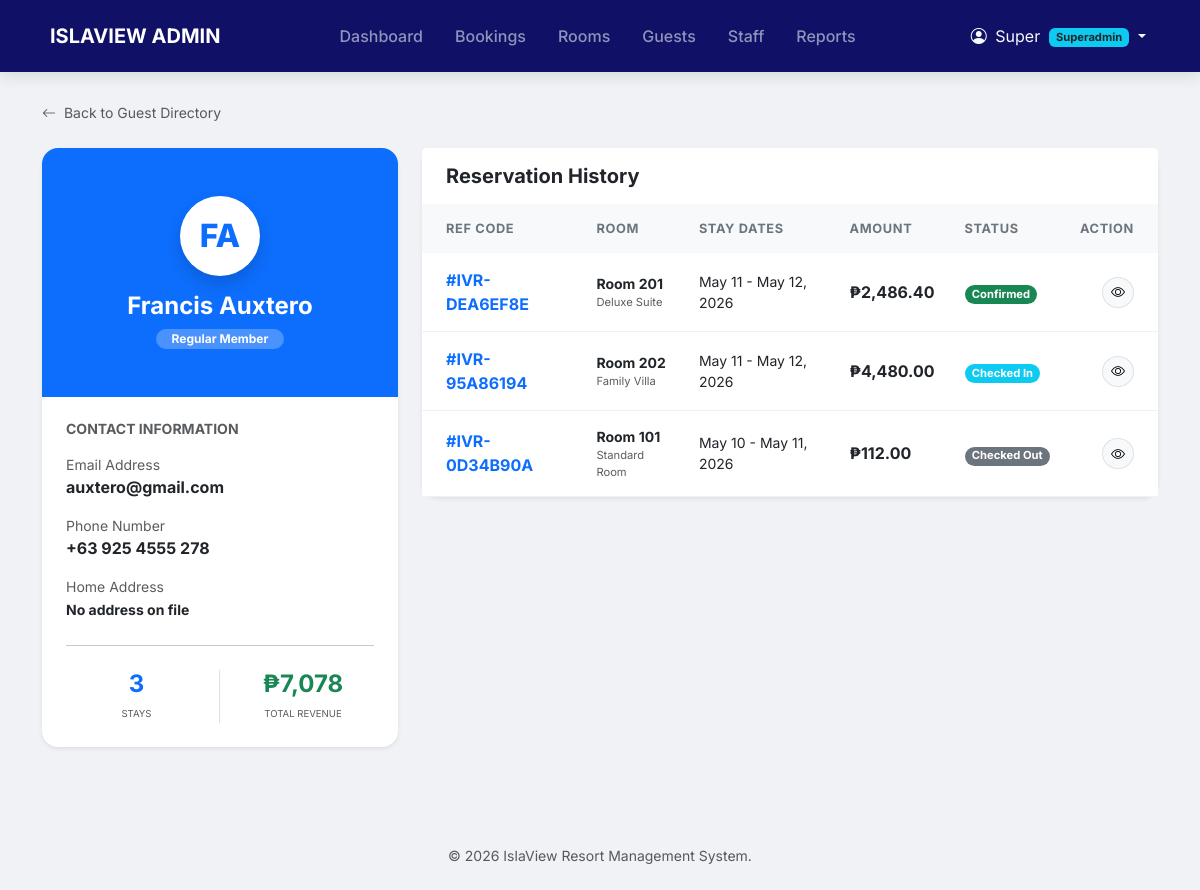
The page /admin/view_guest_history.php?id=3 (signed in) on the database its author committed.
### tables this page shows
CREATE TABLE `users` (
  `user_id` int(10) UNSIGNED NOT NULL,
  `role_id` tinyint(3) UNSIGNED NOT NULL,
  `first_name` varchar(80) NOT NULL,
  `last_name` varchar(80) NOT NULL,
  `email` varchar(191) NOT NULL,
  `phone` varchar(20) DEFAULT NULL,
  `password_hash` varchar(255) NOT NULL,
  `avatar_url` varchar(500) DEFAULT NULL,
  `is_active` tinyint(1) NOT NULL DEFAULT 1,
  `email_verified` tinyint(1) NOT NULL DEFAULT 0,
  `created_at` datetime NOT NULL DEFAULT current_timestamp(),
  `updated_at` datetime NOT NULL DEFAULT current_timestamp() ON UPDATE current_timestamp()
);

CREATE TABLE `bookings` (
  `booking_id` int(10) UNSIGNED NOT NULL,
  `reference_code` varchar(20) NOT NULL,
  `guest_id` int(10) UNSIGNED NOT NULL,
  `room_id` smallint(5) UNSIGNED NOT NULL,
  `promo_id` int(10) UNSIGNED DEFAULT NULL,
  `booked_by` int(10) UNSIGNED DEFAULT NULL,
  `check_in_date` date NOT NULL,
  `check_out_date` date NOT NULL,
  `num_adults` tinyint(3) UNSIGNED NOT NULL DEFAULT 1,
  `num_children` tinyint(3) UNSIGNED NOT NULL DEFAULT 0,
  `nights` tinyint(3) UNSIGNED NOT NULL,
  `base_amount` decimal(10,2) NOT NULL,
  `discount_amount` decimal(10,2) NOT NULL DEFAULT 0.00,
  `tax_amount` decimal(10,2) NOT NULL DEFAULT 0.00,
  `total_amount` decimal(10,2) NOT NULL,
  `status` enum('pending','confirmed','checked_in','checked_out','cancelled','no_show') NOT NULL DEFAULT 'pending',
  `booking_source` enum('online','walk_in','phone','agent') NOT NULL DEFAULT 'online',
  `special_requests` text DEFAULT NULL,
  `internal_notes` text DEFAULT NULL,
  `early_checkin` tinyint(1) NOT NULL DEFAULT 0,
  `late_checkout` tinyint(1) NOT NULL DEFAULT 0,
  `early_checkin_fee` decimal(10,2) NOT NULL DEFAULT 0.00,
  `late_checkout_fee` decimal(10,2) NOT NULL DEFAULT 0.00,
  `cancelled_at` datetime DEFAULT NULL,
  `cancel_reason` text DEFAULT NULL,
  `created_at` datetime NOT NULL DEFAULT current_timestamp(),
  `updated_at` datetime NOT NULL DEFAULT current_timestamp() ON UPDATE current_timestamp()
);

CREATE TABLE `rooms` (
  `room_id` smallint(5) UNSIGNED NOT NULL,
  `room_type_id` smallint(5) UNSIGNED NOT NULL,
  `room_number` varchar(20) NOT NULL,
  `floor_level` tinyint(4) DEFAULT NULL,
  `description` text DEFAULT NULL,
  `is_active` tinyint(1) NOT NULL DEFAULT 1
);

CREATE TABLE `room_types` (
  `room_type_id` smallint(5) UNSIGNED NOT NULL,
  `type_name` varchar(100) NOT NULL,
  `description` text DEFAULT NULL,
  `max_occupancy` tinyint(3) UNSIGNED NOT NULL DEFAULT 2,
  `base_price` decimal(10,2) NOT NULL,
  `is_active` tinyint(1) NOT NULL DEFAULT 1
);

### admin/view_guest_history.php (the view, shortened to what this page needs)
<?php include 'components/header.php'; ?>
<?php include 'components/navbar.php'; ?>
<?php
$target_user_id = mysqli_real_escape_string($conn, $_GET['id']);
$sql_profile = "SELECT u.*, g.address, g.is_vip,
                (SELECT COUNT(*) FROM bookings WHERE guest_id = g.guest_id) as total_bookings,
                (SELECT SUM(total_amount) FROM bookings WHERE guest_id = g.guest_id AND status != 'cancelled') as total_spent
                FROM users u
                LEFT JOIN guests g ON u.user_id = g.user_id
                WHERE u.user_id = '$target_user_id' AND u.role_id = 4";
$res_profile = $conn->query($sql_profile);
$profile = $res_profile->fetch_assoc();
$guest_initials = strtoupper(substr($profile['first_name'], 0, 1) . substr($profile['last_name'], 0, 1));
?>
<main class="container main-container">
    <div class="mb-4">
        <a href="guests.php" class="text-decoration-none small text-muted">
            <i class="bi bi-arrow-left me-1"></i> Back to Guest Directory
        </a>
    </div>
    <div class="row g-4">
        <div class="col-lg-4">
            <div class="card border-0 shadow-sm rounded-4 overflow-hidden mb-4">
                <div class="card-body p-0">
                    <div class="bg-primary p-5 text-center">
                        <div class="rounded-circle bg-white text-primary d-flex align-items-center justify-content-center mx-auto mb-3 shadow" style="width: 80px; height: 80px; font-size: 2rem; font-weight: 800;">
                            <?php echo $guest_initials; ?>
                        </div>
                        <h4 class="text-white fw-bold mb-1"><?php echo $profile['first_name'] . " " . $profile['last_name']; ?></h4>
                        <?php if($profile['is_vip']): ?>
                            <span class="badge bg-warning text-dark rounded-pill px-3"><i class="bi bi-gem me-1"></i> VIP GUEST</span>
                        <?php else: ?>
                            <span class="badge bg-white bg-opacity-25 text-white rounded-pill px-3">Regular Member</span>
                        <?php endif; ?>
                    </div>
                    <div class="p-4">
                        <h6 class="fw-bold text-uppercase small text-muted mb-3">Contact Information</h6>
                        <div class="mb-3">
                            <label class="small text-muted d-block">Email Address</label>
                            <span class="fw-bold"><?php echo $profile['email']; ?></span>
                        </div>
                        <div class="mb-3">
                            <label class="small text-muted d-block">Phone Number</label>
                            <span class="fw-bold"><?php echo $profile['phone'] ?: 'N/A'; ?></span>
                        </div>
                        <div class="mb-4">
                            <label class="small text-muted d-block">Home Address</label>
                            <span class="fw-bold small"><?php echo $profile['address'] ?: 'No address on file'; ?></span>
                        </div>
                        <hr class="opacity-10">
                        <div class="row text-center mt-4">
                            <div class="col-6 border-end">
                                <h4 class="fw-bold mb-0 text-primary"><?php echo $profile['total_bookings']; ?></h4>
                                <small class="text-muted text-uppercase" style="font-size: 0.6rem;">Stays</small>
                            </div>
                            <div class="col-6">
                                <h4 class="fw-bold mb-0 text-success">₱<?php echo number_format($profile['total_spent'] ?? 0, 0); ?></h4>
                                <small class="text-muted text-uppercase" style="font-size: 0.6rem;">Total Revenue</small>
                            </div>
                        </div>
                    </div>
                </div>
            </div>
        </div>
        <div class="col-lg-8">
            <div class="card border-0 shadow-sm rounded-4">
                <div class="card-header bg-white border-0 py-3 px-4">
                    <h5 class="fw-bold mb-0">Reservation History</h5>
                </div>
                <div class="card-body p-0">
                    <div class="table-responsive">
                        <table class="table table-hover align-middle mb-0">
                            <thead class="bg-light text-muted small">
                                <tr>
                                    <th class="ps-4">Ref Code</th>
                                    <th>Room</th>
                                    <th>Stay Dates</th>
                                    <th>Amount</th>
                                    <th>Status</th>
                                    <th class="pe-4 text-end">Action</th>
                                </tr>
                            </thead>
                            <tbody>
                                <?php
                                $g_id_query = $conn->query("SELECT guest_id FROM guests WHERE user_id = '$target_user_id'");
                                $g_data = $g_id_query->fetch_assoc();
                                $actual_guest_id = $g_data['guest_id'] ?? 0;
                                $sql_history = "SELECT b.*, rt.type_name, r.room_number
                                                FROM bookings b
                                                JOIN rooms r ON b.room_id = r.room_id
                                                JOIN room_types rt ON r.room_type_id = rt.room_type_id
                                                WHERE b.guest_id = '$actual_guest_id'
                                                ORDER BY b.check_in_date DESC";
                                $res_history = $conn->query($sql_history);
                                if ($res_history && $res_history->num_rows > 0) {
                                    while($row = $res_history->fetch_assoc()) {
                                        $status_class = 'bg-secondary';
                                        if($row['status'] == 'confirmed') $status_class = 'bg-success';
                                        if($row['status'] == 'checked_in') $status_class = 'bg-info text-white';
                                        ?>
                                        <tr>
                                            <td class="ps-4 fw-bold text-primary">#<?php echo $row['reference_code']; ?></td>
                                            <td>
                                                <div class="small fw-bold">Room <?php echo $row['room_number']; ?></div>
                                                <div class="text-muted" style="font-size: 0.7rem;"><?php echo $row['type_name']; ?></div>
                                            </td>
                                            <td class="small">
                                                <?php echo date('M d', strtotime($row['check_in_date'])); ?> - <?php echo date('M d, Y', strtotime($row['check_out_date'])); ?>
                                            </td>
                                            <td class="fw-bold">₱<?php echo number_format($row['total_amount'], 2); ?></td>
                                            <td>
                                                <span class="badge <?php echo $status_class; ?> rounded-pill text-capitalize" style="font-size: 0.7rem;">
                                                    <?php echo str_replace('_', ' ', $row['status']); ?>
                                                </span>
                                            </td>
                                            <td class="pe-4 text-end">
                                                <a href="view_booking.php?id=<?php echo $row['booking_id']; ?>" class="btn btn-sm btn-light border rounded-circle">
                                                    <i class="bi bi-eye"></i>
                                                </a>
                                            </td>
                                        </tr>
                                        <?php
                                    }
                                } else {
                                    echo "<tr><td colspan='6' class='text-center py-5 text-muted'>No booking records found for this guest.</td></tr>";
                                }
                                ?>
                            </tbody>
                        </table>
                    </div>
                </div>
            </div>
        </div>
    </div>
</main>
<?php include 'components/footer.php'; ?>

### admin/components/header.php (style rules this page uses)
:root { --primary-blue: #0077b6; --deep-ocean: #03045e; }
body { font-family: 'Inter', sans-serif; background-color: #f0f2f5; }
.main-container { margin-top: 100px; padding-bottom: 50px; }
.table thead th { background-color: #f8f9fa; text-transform: uppercase; font-size: 0.8rem; letter-spacing: 0.05em; color: #6c757d; border: none; padding: 15px; }
.table tbody td { padding: 15px; border-bottom: 1px solid #edf2f7; }

### rows shown on the page
users: guest_initials "FA", first_name "Francis", last_name "Auxtero", email "auxtero@gmail.com", phone "+63 925 4555 278"
bookings: reference_code "IVR-DEA6EF8E", room.room_number "201", room_types.type_name "Deluxe Suite", check_in_date "May 11", check_out_date "May 12, 2026", total_amount "2,486.40", status "Confirmed"
bookings: reference_code "IVR-95A86194", room.room_number "202", room_types.type_name "Family Villa", check_in_date "May 11", check_out_date "May 12, 2026", total_amount "4,480.00", status "Checked In"
bookings: reference_code "IVR-0D34B90A", room.room_number "101", room_types.type_name "Standard Room", check_in_date "May 10", check_out_date "May 11, 2026", total_amount "112.00", status "Checked Out"

### other values the page prints
$_SESSION['fname'] "Super"
$profile['address'] ?: 'No address on file' "No address on file"
$profile['total_bookings'] "3"
$profile['total_spent'] "7,078"
